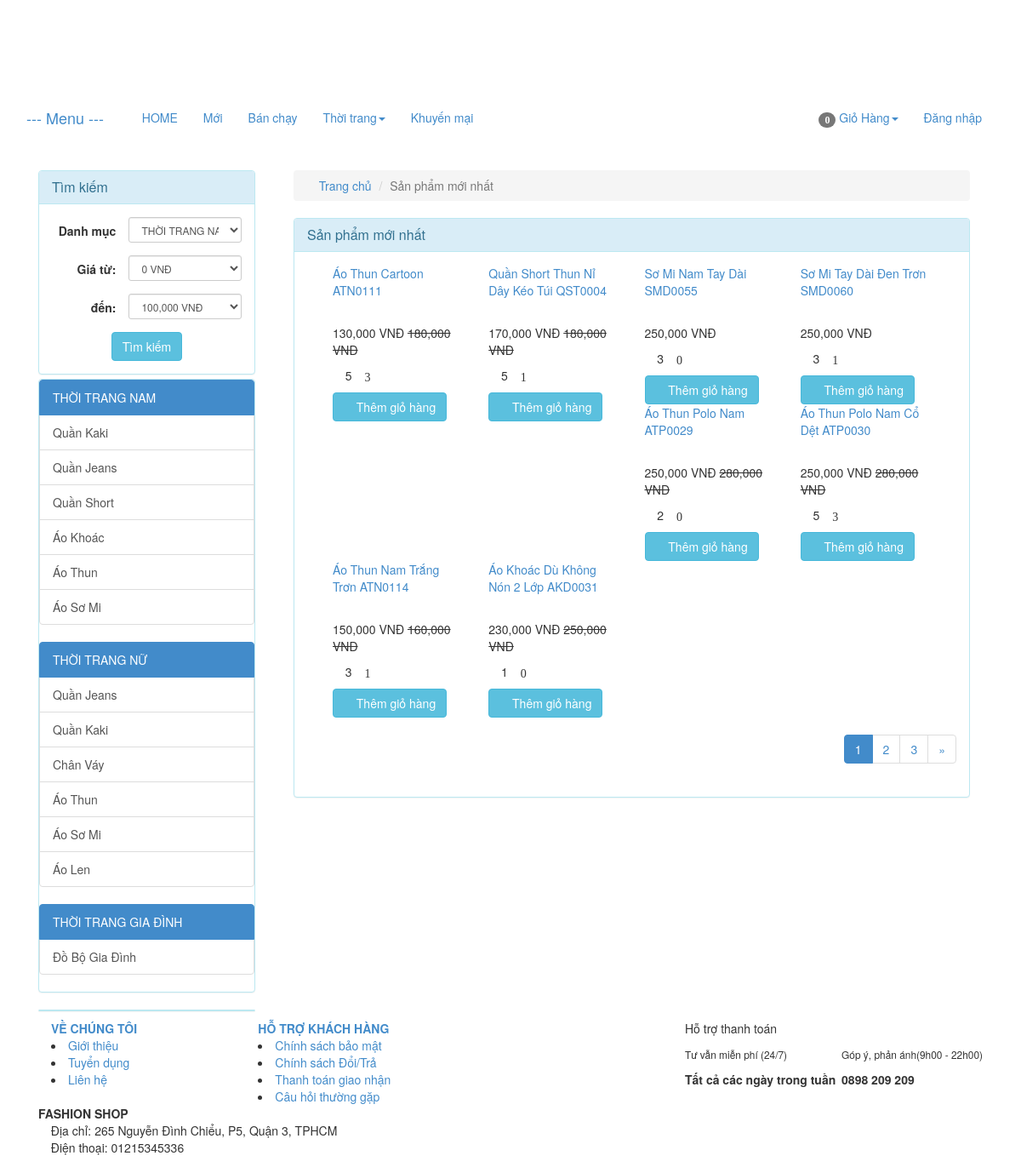
The app's page /index.php/product/news with its own data.
### tables this page shows
CREATE TABLE `catalog` (
  `id` int(11) NOT NULL,
  `name` varchar(100) NOT NULL,
  `description` varchar(255) DEFAULT NULL,
  `parent_id` int(11) NOT NULL,
  `sort_order` tinyint(4) NOT NULL,
  `created` datetime NOT NULL
);

CREATE TABLE `product` (
  `id` int(255) NOT NULL,
  `catalog_id` int(11) NOT NULL,
  `name` varchar(255) NOT NULL,
  `content` text NOT NULL,
  `price` decimal(15,2) NOT NULL DEFAULT 0.00,
  `discount` int(11) DEFAULT 0,
  `image_link` varchar(100) NOT NULL,
  `image_list` text NOT NULL,
  `view` int(11) NOT NULL DEFAULT 0,
  `buyed` int(255) NOT NULL,
  `rate_total` int(255) NOT NULL DEFAULT 4,
  `rate_count` int(255) NOT NULL DEFAULT 1,
  `created` int(11) NOT NULL
);

### application/controllers/Product.php (called while the page is built, shortened)
<?php
class Product extends MY_Controller {
	public function __construct()
	{
		parent::__construct();
		$this->load->model('product_model');
		$this->load->model('catalog_model');
	}
	public function news()
	{
		$input = array();
		$input['order'] = array('id','DESC');
		$this->load->library('pagination');
		$base_url = base_url('product/news');
		$total =20;
		$per = 8;
		$uri = 3;
		$config = pagination($base_url,$total,$per,$uri);
		$segment = $this->uri->segment(3);
		$segment = intval($segment);
		$input['limit'] = array($config['per_page'],$segment);
		$product_list = $this->product_model->get_list($input);
		$this->data['product_list'] = $product_list;
		$this->data['temp']='site/product/new';
		$this->load->view('site/layoutsub',$this->data);
	}
}

### index.php (called while the page is built, shortened)
<?php
require_once BASEPATH.'core/CodeIgniter.php';

### application/core/MY_Controller.php (called while the page is built, shortened)
<?php
class MY_Controller extends CI_Controller {
	function __construct()
	{
		$controller = $this->uri->segment(1);
		switch ($controller) {
			default:
				$input = array();
				$input['where'] = array('parent_id' => '1');
				$input['order'] = array('sort_order', 'ASC');
				$catalog = $this->catalog_model->get_list($input);
				foreach ($catalog as $value) {
					$input= array();
					$input['where'] = array('parent_id' => $value->id);
					$input['order'] = array('sort_order', 'ASC');
					$sub = $this->catalog_model->get_list($input);
					$value->sub=$sub;
				}
				break;
		}
	}
}

### application/core/MY_Model.php (called while the page is built, shortened)
<?php if ( ! defined('BASEPATH')) exit('No direct script access allowed');
class MY_Model extends CI_Model {
    var $table = '';
    var $key = 'id';
    var $order = '';
    function get_list($input = array())
    {
        $query = $this->db->get($this->table);
        return $query->result();
    }
    protected function get_list_set_input($input = array())
    {
        if ((isset($input['where'])) && $input['where'])
        {
            $this->db->where($input['where']);
        }
        if (isset($input['order'][0]) && isset($input['order'][1]))
        {
            $this->db->order_by($input['order'][0], $input['order'][1]);
        }
        else
        {
            $order = ($this->order == '') ? array($this->table.'.'.$this->key, 'desc') : $this->order;
            $this->db->order_by($order[0], $order[1]);
        }
        if (isset($input['limit'][0]) && isset($input['limit'][1]))
        {
            $this->db->limit($input['limit'][0], $input['limit'][1]);
        }
    }
}
?>

### application/views/site/product/new.php (the view, shortened to what this page needs)
<div class="col-xs-12 col-sm-9 col-md-9 col-lg-9 clearpaddingr">
	<div class="col-xs-12 col-sm-12 col-md-12 col-lg-12 clearpadding">
		<ol class="breadcrumb">
			<li><a href="<?php echo base_url(); ?>"><span class="glyphicon glyphicon-home" aria-hidden="true"></span> Trang chủ</a></li>
			<li class="active">Sản phẩm mới nhất</li>
		</ol>
		<div class="panel panel-info">
			<div class="panel-heading">
				<h3 class="panel-title">Sản phẩm mới nhất</h3>
			</div>
			<div class="panel-body">
				<div class="col-xs-12 col-sm-12 col-md-12 col-lg-12 clearpadding">
					<?php foreach ($product_list as $value) {
						$name = covert_vi_to_en($value->name);
						$name = strtolower($name);
					?>
						<div class="col-xs-12 col-sm-6 col-md-3 col-lg-3 re-padding">
							<div class="product_item">
								<p class="product_name"><a href="<?php echo base_url($name . '-p' . $value->id); ?>"><?php echo $value->name; ?></a></p>
								<div class="product-image">
								</div>
								<?php if ($value->discount > 0) {
									$new_price = $value->price - $value->discount; ?>
									<p><span class='price text-right'><?php echo number_format($new_price); ?> VNĐ</span> <del class="product-discount"><?php echo number_format($value->price); ?> VNĐ</del></p>
								<?php } else { ?>
									<p><span class='price text-right'><?php echo number_format($value->price); ?> VNĐ</span></p>
								<?php	} ?>
								<p><span class="glyphicon glyphicon-eye-open" aria-hidden="true" title="Số lượt xem"></span> <?php echo $value->view; ?> <span class="glyphicon glyphicon-star-empty" aria-hidden="true" title="Số lượng đặt mua"><?php echo $value->buyed; ?></p>
								<a href="<?php echo base_url('cart/add/' . $value->id); ?>"><button class='btn btn-info'><span class="glyphicon glyphicon-shopping-cart" aria-hidden="true"></span> Thêm giỏ hàng</button></a>
							</div>
						</div>
					<?php } ?>
				</div>
				<?php echo $this->pagination->create_links(); ?>
			</div>
		</div>
	</div>
</div>

### application/views/site/sidebar.php (shortened to what this page needs)
<?php
	$catalog_id = isset($catalog_id)?$catalog_id:NULL;
	$price_from = isset($price_from)?$price_from:NULL;
	$price_to = isset($price_to)?$price_to:NULL;
 ?>
<div class="col-xs-12 col-sm-3 col-md-3 col-lg-3 clearpaddingl">
	<div class="panel panel-info" style="margin-bottom: 5px;">
		<div class="panel-heading">
		    <h3 class="panel-title">Tìm kiếm</h3>
		</div>
	    <div class="panel-body">
	  	    <form class="form-horizontal text-center" method="post" action="<?php echo base_url('product/search'); ?>">
				<div class="form-group form-group-sm">
					<label class="col-sm-5 clearpaddingl control-label" for="formGroupInputSmall">Danh mục</label>
					<div class="col-sm-7" style="padding-left: 0px">
				    	<select class="form-control" name="catalog_id">
				    		<?php foreach ($catalog as $value) { ?>
							  	<option value="<?php echo $value->id; ?>" style='font-weight: bold' <?php if($value->id==$catalog_id) echo 'selected'; ?>><?php echo $value->name; ?></option>
								 </div>
							  	<?php } ?>
				    </div>
				</div>
				<div class="form-group form-group-sm">
					<label class="col-sm-5 control-label" for="formGroupInputSmall">Giá từ:</label>
					<div class="col-sm-7" style="padding-left: 0px">
				    	<select class="form-control" name="price_from">
				    	<?php for ($i=0; $i < 1400000; $i = $i + 100000) { ?>
				    		<option value="<?php echo $i ?>" <?php if($i==$price_from) echo 'selected'; ?>><?php echo number_format($i); ?> VNĐ</option>
				    	<?php } ?>
						</select>
				    </div>
				</div>
				<div class="form-group form-group-sm">
					<label class="col-sm-5 control-label" for="formGroupInputSmall">đến:</label>
					<div class="col-sm-7" style="padding-left: 0px">
				    	<select class="form-control" name="price_to">
				    	<?php for ($i=100000; $i < 1500000; $i = $i + 100000) { ?>
				    		<option value="<?php echo $i ?>" <?php if($i==$price_to) echo 'selected'; ?>><?php echo number_format($i); ?> VNĐ</option>
				    	<?php } ?>
						</select>
				    </div>
				</div>
				<button class="btn btn-info" type="submit" name='submit'>Tìm kiếm</button>
	    </div>
	</div>
	<div class="panel panel-info">
	  <div class="panel-body" style="padding:0px">
	  	<div class="list-group">
	  	<?php foreach ($catalog as $value)
	  	{
	  		$name = covert_vi_to_en($value->name);
	  		$name = strtolower($name);
	  	?>
	  	<div class="list-group">
	  		<a href="<?php echo base_url($name.'-c'.$value->id); ?>" class="list-group-item active">
		    <?php echo $value->name; ?>
		  	</a>
		  <?php foreach ($value->sub as $val) {
		  	$namesub = covert_vi_to_en($val->name);
	  		$namesub = strtolower($namesub);
	  		?>
		  	<a href="<?php echo base_url($namesub.'-c'.$val->id); ?>" class="list-group-item"><?php echo $val->name; ?></a>
		  <?php } ?>
		 </div>
	  	<?php } ?>
	    </div>
	  </div>
	</div>
	<div class="panel panel-info" style="margin-top:10px;margin-bottom:10px;">
	</div>
</div>

### records on screen
catalog: name "THỜI TRANG NAM"
catalog: name "Quần Kaki"
catalog: name "Quần Jeans"
catalog: name "Quần Short"
catalog: name "Áo Khoác"
catalog: name "Áo Thun"
catalog: name "Áo Sơ Mi"
catalog: name "THỜI TRANG NỮ"
catalog: name "Quần Jeans"
catalog: name "Quần Kaki"
catalog: name "Chân Váy"
catalog: name "Áo Thun"
catalog: name "Áo Sơ Mi"
catalog: name "Áo Len"
catalog: name "THỜI TRANG GIA ĐÌNH"
catalog: name "Đồ Bộ Gia Đình"
product: name "Áo Thun Cartoon ATN0111", new_price "130,000", price "180,000", view "5", buyed "3"
product: name "Quần Short Thun Nỉ Dây Kéo Túi QST0004", new_price "170,000", price "180,000", view "5", buyed "1"
product: name "Sơ Mi Nam Tay Dài SMD0055", price "250,000", view "3", buyed "0"
product: name "Sơ Mi Tay Dài Đen Trơn SMD0060", price "250,000", view "3", buyed "1"
product: name "Áo Thun Polo Nam ATP0029", new_price "250,000", price "280,000", view "2", buyed "0"
product: name "Áo Thun Polo Nam Cổ Dệt ATP0030", new_price "250,000", price "280,000", view "5", buyed "3"
product: name "Áo Thun Nam Trắng Trơn ATN0114", new_price "150,000", price "160,000", view "3", buyed "1"
product: name "Áo Khoác Dù Không Nón 2 Lớp AKD0031", new_price "230,000", price "250,000", view "1", buyed "0"

### other values on screen
$total_items "0"
$this->pagination->create_links() "1 2 3 »"
form field catalog_id "THỜI TRANG NAM"
form field price_from "0 VNĐ"
form field price_to "100,000 VNĐ"
